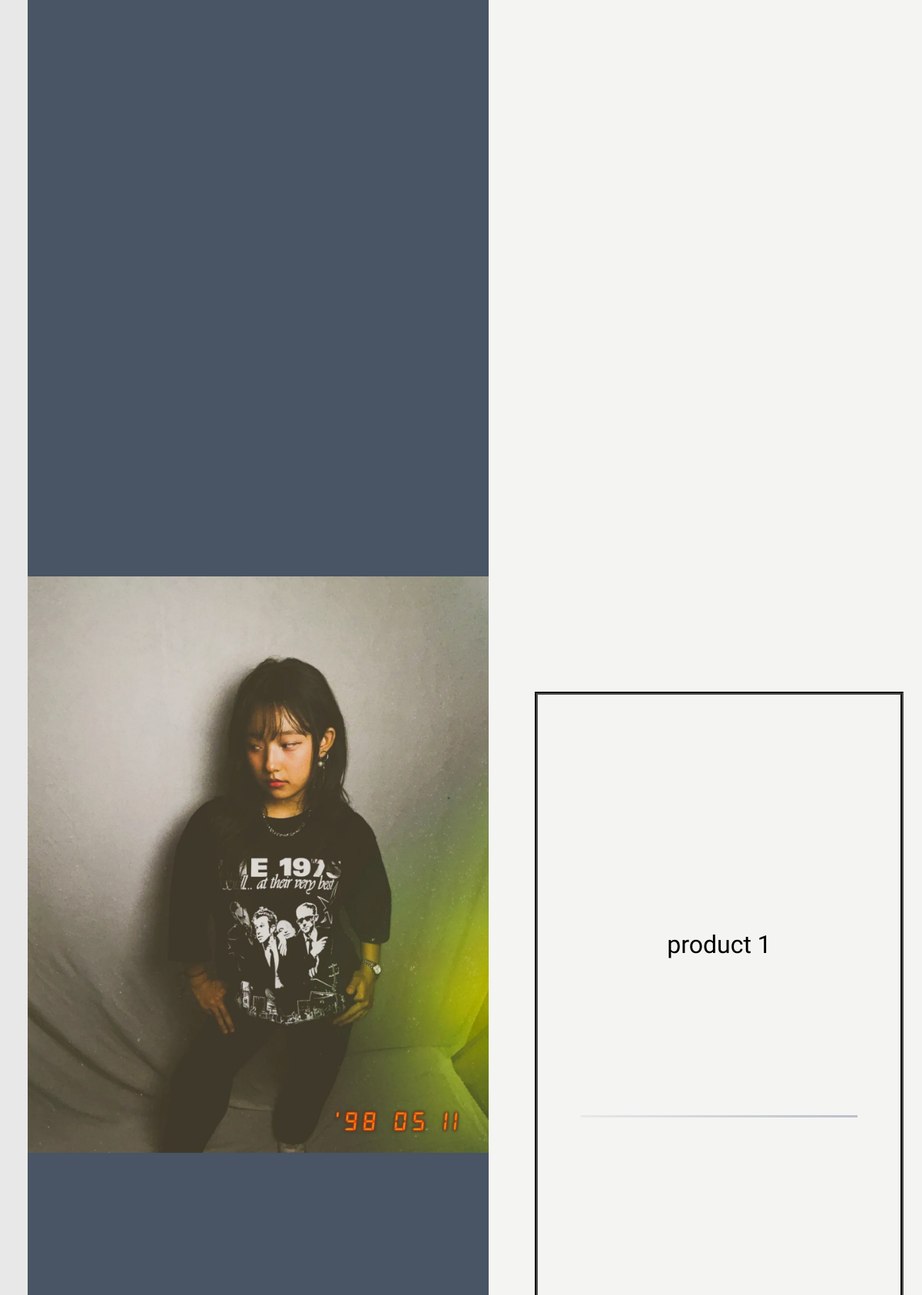
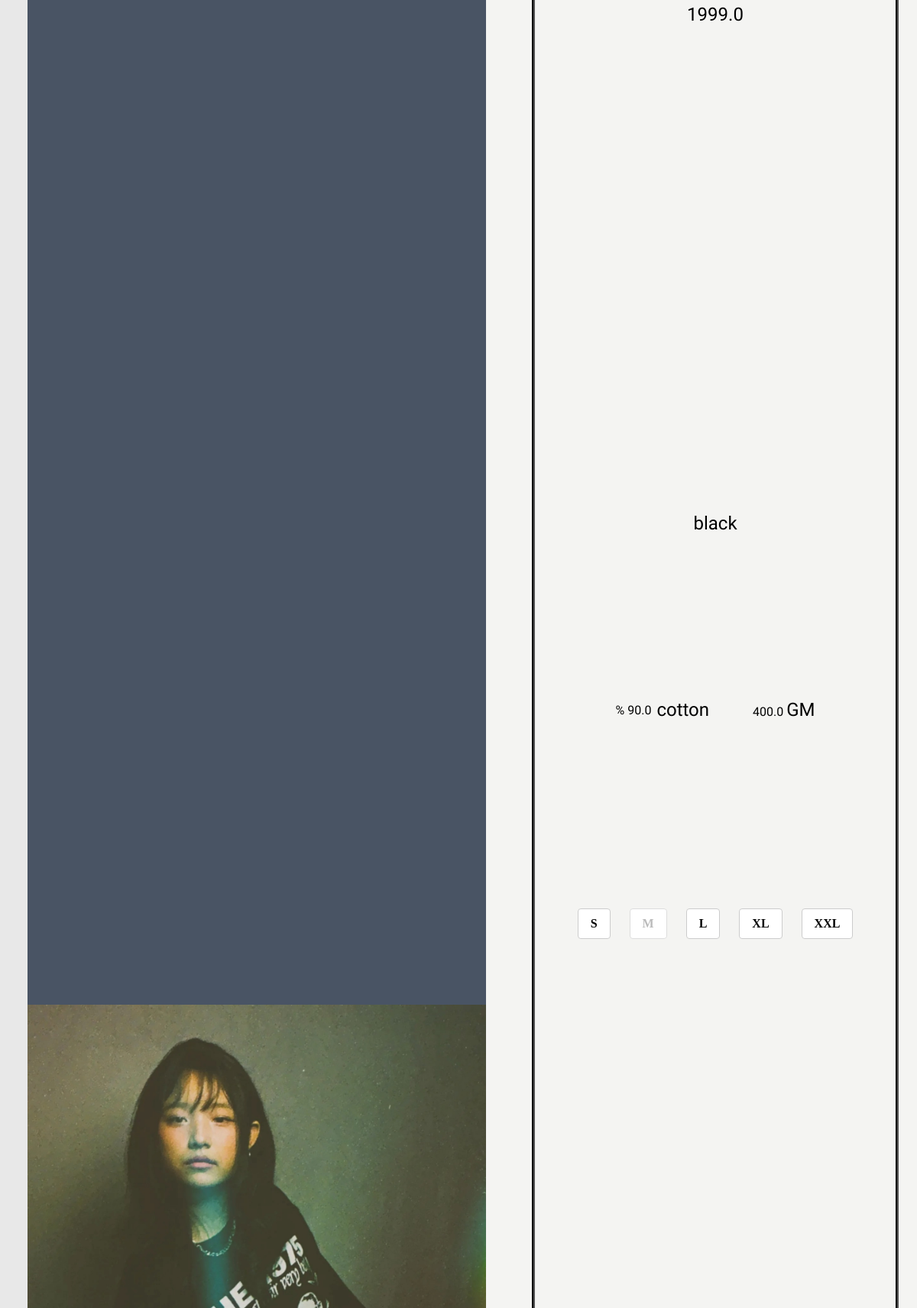
Page /product/1 (upper part) on the committed database (2 pictures, top to bottom).
### pro/model.py (models this page shows)
class ProductImage(db.Model):
    id = db.Column(db.Integer, primary_key=True)
    file_name = db.Column(db.String(250), nullable=False)
    product_id = db.Column(db.Integer, db.ForeignKey('product.productID'), nullable=False)

class Product(db.Model):
    productID = db.Column(db.Integer, primary_key=True)
    productName = db.Column(db.String(150))
    productQuantity = db.Column(db.Integer)
    productDetail = db.Column(db.String(10000))
    productPrice = db.Column(db.Float)
    productColor = db.Column(db.String(250))
    productWeight = db.Column(db.Float, nullable=True)
    productMaterial = db.Column(db.String(150))
    productPercentage = db.Column(db.Float)
    productSizes = db.relationship('Size', backref='product', lazy=True ,cascade="all, delete-orphan")
    offers = db.relationship('Offer', secondary='offer_product', back_populates='products')
    image = db.relationship('ProductImage',backref='product', lazy=True ,cascade="all, delete-orphan")

### pro/views.py (the view)
@views.route("/product/<int:productID>")
def product_detail(productID):
	form = AddToCartForm()
	product = Product.query.filter_by(productID=productID).first_or_404()
	lproducts = Product.query.all()
	form.product_id.data = product.productID
	availabe_size = product.productSizes
	form.size.choices = [(s,s) for s in availabe_size]
	for p in lproducts:
		if p.offers:
			p.recent_offer = max(p.offers, key=lambda o: o.created_at)
		else:
			p.recent_offer = None
	return render_template('frontend/product_detail.html',form=form, product=product, products=lproducts)

### pro/templates/frontend/product_detail.html (shortened to what this page needs)
{% extends 'frontend/productbase.html' %}
{% block content %}
    <div class="product-detail-main-container">
        <div class="product-detail-sub-container">
            <div class="scrollable-product-images">
                <div class="image-section">
                     {% for image in product.image %}
                        <div class="product-imgs">
                            {% if image %}
                                <img class="product-detail-img" src="{{ url_for('static', filename='uploads/' + image.file_name)}}" alt="">
                            {% else %}
                                <img src="{{ url_for('static', filename='images/non.jpeg')}}" alt="" class="product-detail-img">
                            {% endif %}
                        </div>
                    {% endfor %}
                </div>
               <div class="second-section">
                    <div class="scroll-wrapper">
                        <div id="sticky" class="product-choice-purchase">
                            <div class="product-specification">
                                <div class="product-name-heading">
                                    <span class="product-font product-name">
                                        {{ product.productName }}
                                    </span>
                                </div>
                                <div class="product-price-div">
                                    <span class="product-font product-price">
                                        {{ product.productPrice }}
                                    </span>
                                </div>
                                <div class="product-color">
                                    <span class="product-font product-color">
                                    {{ product.productColor }}
                                    </span>
                                </div>
                                <div class="product-se">
                                    <div class="product-percentage">
                                        <span class="product-font product-per">
                                            %  {{ product.productPercentage }}
                                        </span>
                                    </div>
                                    <div class="product-material">
                                        <span class="product-font product-material">
                                            {{product.productMaterial}}
                                        </span>
                                    </div>
                                    <div class="product-weight font">
                                        <span class="product-font product-weight">
                                            {{ product.productWeight }} <span class="product-font  gm">GM</span>
                                        </span>
                                    </div>
                                </div>
                               <form method="POST" id="AddToCartForm">
                                    <div class="product-size-selection size-options">
                                        {% set available_sizes = product.productSizes | map(attribute='label') | list %}
                                        {% for size in ['S', 'M', 'L', 'XL', 'XXL'] %}
                                        {% set is_available = size in available_sizes %}
                                        <label class="size-box {% if not is_available %}disabled{% endif %}">
                                                <span>{{ size }}</span>
                                        </label>
                                        {% endfor %}
                                    </div>
                                    <div class="add-to-cart-section">
                                    </div>
                                </form>
                            </div>
                        </div>
                    </div>
               </div>
            </div>
            </div>
        </div>
    </div>
{% endblock %}

### pro/static/basestyle.css (style rules this page uses)
* { padding: 0; margin: 0; box-sizing: border-box; }
body { background: #F4F4F2; }
.font { font-size: 24px; font-family: "Itim", cursive; font-weight: 400; font-style: normal; }
img { -webkit-user-drag: none; user-select: none; pointer-events: none; }
.product-font { font-family: "Itim", cursive; font-weight: 400; font-style: normal; }
.product-detail-main-container { width: 100%; height: 100%; }
.product-detail-sub-container { width: 100vw; height: 100vh; position: fixed; overflow: hidden; display: flex; }
.scrollable-product-images { width: 100%; height: auto; max-height: 100vh; overflow-y: scroll; display: flex; }
.second-section { width: 50vw; height: auto; }
.scroll-wrapper { position: relative; right: 0; height: 280vh; }
.product-choice-purchase { width: 50vw; height: 100vh; position: -webkit-sticky; position: sticky; top: 0; display: flex; justify-content: center; align-items: center; }
.image-section { width: 50vw; height: auto; max-height: 100vh; display: grid; grid-template-columns: 1; }
.product-imgs { width: auto; height: auto; max-width: 100%; max-height: 100vh; background: #495464; display: flex; justify-content: center; }
.product-detail-img { width: auto; height: auto; max-width: 100%; max-height: 100%; object-fit: contain; overflow: hidden; }
.product-specification { width: 40vw; height: 80vh; display: flex; flex-direction: column; align-items: center; row-gap: 5px; border: 4px groove black; }
.product-name-heading,.product-price-div,.product-color,.product-se { width: 30vw; height: 5vh; position: relative; display: flex; justify-content: center; align-items: center; }
.product-name-heading { margin-top: 100px; }
.product-name-heading::after { content: ''; width: 30vw; max-width: 35vw; height: 3px; background: linear-gradient(to right, #E8E8E8, #BBBFCA); position: absolute; bottom: 0; }
.product-price-div { margin-top: 20px; }
.product-se { display: flex; column-gap: 7px; }
.product-percentage,.product-weight,.product-material { width: auto; height: auto; }
.product-size-selection { width: 30vw; height: 5vh; display: flex; }
.size-options { display: flex; gap: 10px; }
.size-options { display: flex; justify-content: center; gap: 25px; margin: 30px 0; position: relative; }
.size-box { position: relative; font-weight: bold; cursor: pointer; user-select: none; }
.size-box span { display: inline-block; padding: 10px 16px; border: 1px solid #ccc; border-radius: 4px; box-shadow: none; background-color: #fff; transition: all 0.2s ease-in-out; }
.size-box.disabled span { color: #bbb; border-color: #ddd; cursor: not-allowed; }
.add-to-cart-section { width: 30vw; height: 5vh; display: flex; justify-content: center; align-items: center; }
.product-weight { margin-left: 25px; }
.product-name { font-size: 2rem; }
.product-price,.product-color,.gm,.product-material,.product-weight { font-size: 1.5rem; }
.product-per,.product-weight { font-size: 1rem; }
.product-percentage { display: flex; justify-content: center; align-items: center; }
.product-color { display: flex; align-items: flex-end; }

### rows in the picture
ProductImage: file_name (picture)
ProductImage: file_name (picture)
Product: productName "product 1", productPrice "1999.0", productColor "black", productPercentage "90.0", productMaterial "cotton", productWeight "400.0"

### other values in the picture
{{ size }} "S" "M" "L" "XL" "XXL"
